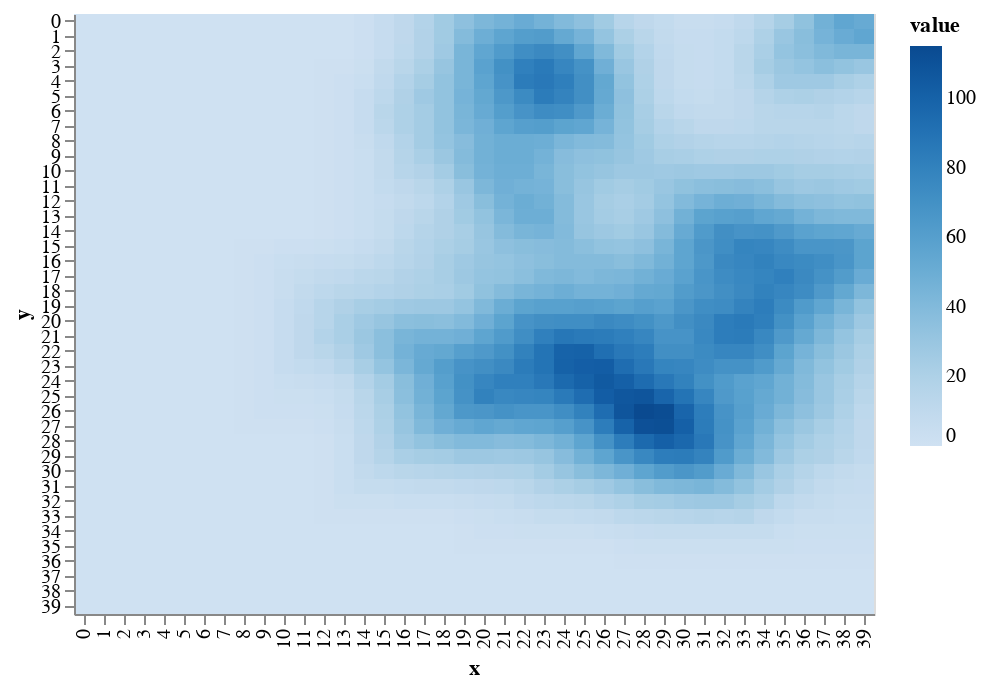

Notebook source saved alongside this figure:
### Code cell
draw.drawRainFall(world.grid_rainfall)

### Figure 1 — Vega-Lite specification as saved in the notebook (floating-point values rounded to 4 significant figures; data arrays with more than 128 entries replaced by an {"elided": "..."} marker saying what was removed)
{"$schema": "https://vega.github.io/schema/vega-lite/v2.6.0.json", "config": {"view": {"height": 300, "width": 400}}, "data": {"name": "data-e30ea3e7510b5e41b9117d6c8105861f"}, "datasets": {"data-e30ea3e7510b5e41b9117d6c8105861f": {"elided": "1600 records"}}, "encoding": {"color": {"field": "value", "scale": {"scheme": "blues"}, "type": "quantitative"}, "x": {"field": "x", "type": "ordinal"}, "y": {"field": "y", "type": "ordinal"}}, "mark": "rect"}
